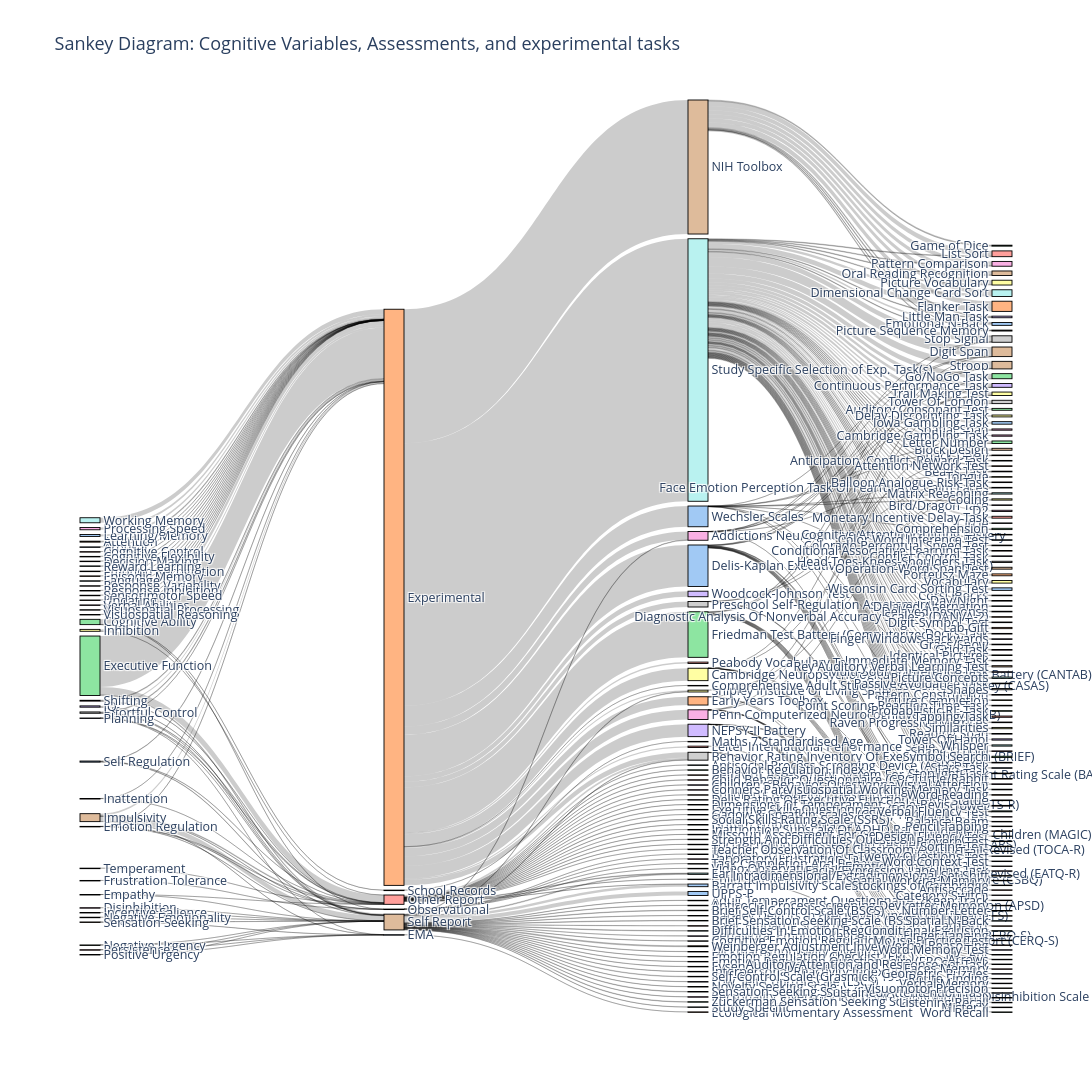

Notebook source saved alongside this figure:
### Code cell
# 1. Split into the two "hops" of the Sankey
hop1 = dfsankeycog.groupby(['cognitive_variable', 'cognitive_assessment_type']).agg({
    'cognitive_variable_count': 'sum', 
    'nameyear': lambda x: '<br>'.join(sorted(x.unique()))
}).reset_index().rename(columns={'cognitive_variable': 'source', 'cognitive_assessment_type': 'target', 'cognitive_variable_count': 'value'})

hop2 = dfsankeycog.groupby(['cognitive_assessment_type', 'Cognitive Assessment EXP sum']).agg({
    'cognitive_assessment_type_count': 'sum', 
    'nameyear': lambda x: '<br>'.join(sorted(x.unique()))
}).reset_index().rename(columns={'cognitive_assessment_type': 'source', 'Cognitive Assessment EXP sum': 'target', 'cognitive_assessment_type_count': 'value'})

hop3 = dfsankeycog.groupby(['Cognitive Assessment EXP sum', 'cog_asses_experimanttasks']).agg({
    'cog_assessment_count': 'sum', 
    'nameyear': lambda x: '<br>'.join(sorted(x.unique()))
}).reset_index().rename(columns={'Cognitive Assessment EXP sum': 'source', 'cog_asses_experimanttasks': 'target', 'cog_assessment_count': 'value'})

# 2. Combine hops into one flow table
df_links = pd.concat([hop1, hop2, hop3], axis=0)

# 3. Create the unique labels for the nodes
labels = list(pd.concat([df_links['source'], df_links['target']]).unique())
label_map = {label: idx for idx, label in enumerate(labels)}

# 4. Map labels to indices
sources = df_links['source'].map(label_map).tolist()
targets = df_links['target'].map(label_map).tolist()
values = df_links['value'].tolist()
customdata = df_links['nameyear'].tolist()
# add muted colorpalette for the nodes
import seaborn as sns
node_colors = sns.color_palette("pastel", len(labels)).as_hex()
fig = go.Figure(data=[go.Sankey(
    node=dict(
        pad=15, 
        thickness=20,
        line=dict(color="black", width=0.9),
        color=node_colors,
        label=labels,
        align="left"
    ),
    link=dict(
        source=sources,
        target=targets,
        value=values,
        customdata=customdata,
        # Using %{customdata} now displays the unique, newline-separated list
        hovertemplate='<b>Studies in this flow:</b><br>%{customdata}<extra></extra>',
        hovercolor='rgba(0, 0, 0, 0.5)'
    ))])

fig.update_layout(title_text="Sankey Diagram: Cognitive Variables, Assessments, and experimental tasks", font_size=12.5, width=1700, height=2000, hovermode='x')
fig.show()
save_path = r"C:\Users\U727148\Desktop\DATA\REVIEW\sankey_plots_LV_review\sankey_diagram_cognitive.html"
fig.write_html(save_path)

### Figure 1 — Plotly figure (JSON) as saved in the notebook; plotly's stock layout.template omitted (floating-point values rounded to 4 significant figures; data arrays with more than 128 entries replaced by an {"elided": "..."} marker saying what was removed)
{"data": [{"link": {"customdata": {"elided": "313 str values"}, "hovercolor": "rgba(0, 0, 0, 0.5)", "hovertemplate": "<b>Studies in this flow:</b><br>%{customdata}<extra></extra>", "source": {"elided": "313 int values"}, "target": {"elided": "313 int values"}, "value": {"elided": "313 int values"}}, "node": {"align": "left", "color": {"elided": "242 str values"}, "label": {"elided": "242 str values"}, "line": {"color": "black", "width": 0.9}, "pad": 15, "thickness": 20}, "type": "sankey"}], "layout": {"font": {"size": 12.5}, "height": 2000, "hovermode": "x", "title": {"text": "Sankey Diagram: Cognitive Variables, Assessments, and experimental tasks"}, "width": 1700}}
